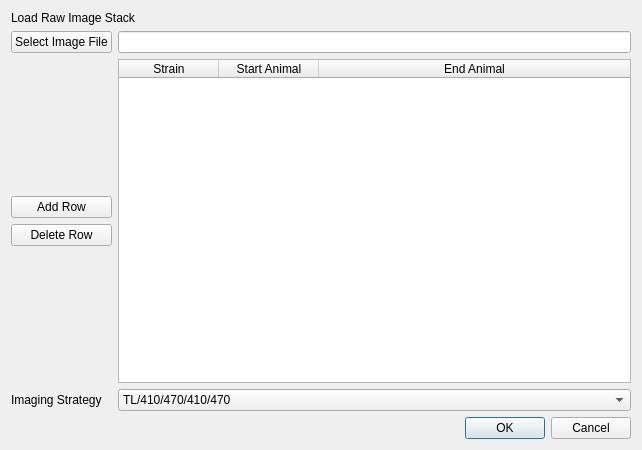
<?xml version="1.0" encoding="UTF-8"?>
<ui version="4.0">
 <class>LoadExperimentDialog</class>
 <widget class="QDialog" name="LoadExperimentDialog">
  <property name="geometry">
   <rect>
    <x>0</x>
    <y>0</y>
    <width>642</width>
    <height>450</height>
   </rect>
  </property>
  <property name="windowTitle">
   <string>Load Experiment</string>
  </property>
  <layout class="QGridLayout" name="gridLayout_2">
   <item row="2" column="0">
    <widget class="QDialogButtonBox" name="buttonBox">
     <property name="orientation">
      <enum>Qt::Horizontal</enum>
     </property>
     <property name="standardButtons">
      <set>QDialogButtonBox::Cancel|QDialogButtonBox::Ok</set>
     </property>
    </widget>
   </item>
   <item row="1" column="0">
    <layout class="QGridLayout" name="gridLayout">
     <item row="2" column="1">
      <widget class="QTableWidget" name="tableWidget">
       <attribute name="horizontalHeaderStretchLastSection">
        <bool>true</bool>
       </attribute>
       <column>
        <property name="text">
         <string>Strain</string>
        </property>
       </column>
       <column>
        <property name="text">
         <string>Start Animal</string>
        </property>
       </column>
       <column>
        <property name="text">
         <string>End Animal</string>
        </property>
       </column>
      </widget>
     </item>
     <item row="0" column="1">
      <widget class="QLineEdit" name="lineEdit"/>
     </item>
     <item row="0" column="0">
      <widget class="QPushButton" name="pushButton">
       <property name="text">
        <string>Select Image File</string>
       </property>
      </widget>
     </item>
     <item row="3" column="0">
      <widget class="QLabel" name="label_2">
       <property name="text">
        <string>Imaging Strategy</string>
       </property>
      </widget>
     </item>
     <item row="3" column="1">
      <widget class="QComboBox" name="comboBox">
       <item>
        <property name="text">
         <string>TL/410/470/410/470</string>
        </property>
       </item>
       <item>
        <property name="text">
         <string>TL/470/410/470/410</string>
        </property>
       </item>
       <item>
        <property name="text">
         <string>410/470/410/470</string>
        </property>
       </item>
       <item>
        <property name="text">
         <string>470/410/470/410</string>
        </property>
       </item>
       <item>
        <property name="text">
         <string>410/470</string>
        </property>
       </item>
       <item>
        <property name="text">
         <string>470/410</string>
        </property>
       </item>
      </widget>
     </item>
     <item row="2" column="0">
      <layout class="QVBoxLayout" name="verticalLayout">
       <item>
        <spacer name="verticalSpacer_2">
         <property name="orientation">
          <enum>Qt::Vertical</enum>
         </property>
         <property name="sizeHint" stdset="0">
          <size>
           <width>20</width>
           <height>40</height>
          </size>
         </property>
        </spacer>
       </item>
       <item>
        <widget class="QPushButton" name="pushButton_2">
         <property name="text">
          <string>Add Row</string>
         </property>
        </widget>
       </item>
       <item>
        <widget class="QPushButton" name="pushButton_3">
         <property name="text">
          <string>Delete Row</string>
         </property>
        </widget>
       </item>
       <item>
        <spacer name="verticalSpacer">
         <property name="orientation">
          <enum>Qt::Vertical</enum>
         </property>
         <property name="sizeHint" stdset="0">
          <size>
           <width>20</width>
           <height>40</height>
          </size>
         </property>
        </spacer>
       </item>
      </layout>
     </item>
    </layout>
   </item>
   <item row="0" column="0">
    <widget class="QLabel" name="label">
     <property name="text">
      <string>Load Raw Image Stack</string>
     </property>
    </widget>
   </item>
  </layout>
 </widget>
 <resources/>
 <connections>
  <connection>
   <sender>buttonBox</sender>
   <signal>accepted()</signal>
   <receiver>LoadExperimentDialog</receiver>
   <slot>accept()</slot>
   <hints>
    <hint type="sourcelabel">
     <x>248</x>
     <y>254</y>
    </hint>
    <hint type="destinationlabel">
     <x>157</x>
     <y>274</y>
    </hint>
   </hints>
  </connection>
  <connection>
   <sender>buttonBox</sender>
   <signal>rejected()</signal>
   <receiver>LoadExperimentDialog</receiver>
   <slot>reject()</slot>
   <hints>
    <hint type="sourcelabel">
     <x>316</x>
     <y>260</y>
    </hint>
    <hint type="destinationlabel">
     <x>286</x>
     <y>274</y>
    </hint>
   </hints>
  </connection>
 </connections>
</ui>
